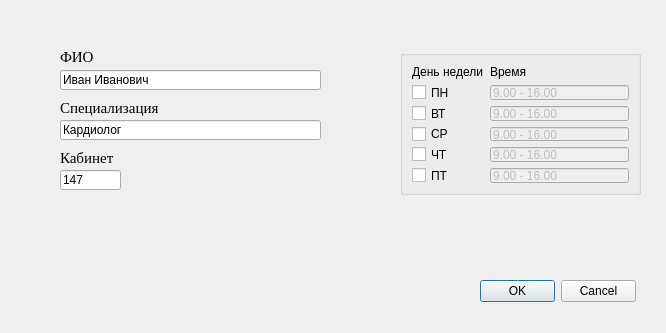
<?xml version="1.0" encoding="UTF-8"?>
<ui version="4.0">
 <class>Dialog</class>
 <widget class="QDialog" name="Dialog">
  <property name="geometry">
   <rect>
    <x>0</x>
    <y>0</y>
    <width>666</width>
    <height>333</height>
   </rect>
  </property>
  <property name="windowTitle">
   <string>Dialog</string>
  </property>
  <widget class="QGroupBox" name="groupBox">
   <property name="enabled">
    <bool>true</bool>
   </property>
   <property name="geometry">
    <rect>
     <x>400</x>
     <y>50</y>
     <width>241</width>
     <height>145</height>
    </rect>
   </property>
   <layout class="QGridLayout" name="gridLayout">
    <item row="3" column="1">
     <widget class="QLineEdit" name="timeEdit_2">
      <property name="enabled">
       <bool>false</bool>
      </property>
      <property name="text">
       <string>9.00 - 16.00</string>
      </property>
     </widget>
    </item>
    <item row="1" column="0">
     <widget class="QLabel" name="label_4">
      <property name="text">
       <string>День недели</string>
      </property>
     </widget>
    </item>
    <item row="6" column="0">
     <widget class="QCheckBox" name="checkBox_4">
      <property name="text">
       <string>ЧТ</string>
      </property>
      <property name="checked">
       <bool>false</bool>
      </property>
     </widget>
    </item>
    <item row="2" column="1">
     <widget class="QLineEdit" name="timeEdit_1">
      <property name="enabled">
       <bool>false</bool>
      </property>
      <property name="text">
       <string>9.00 - 16.00</string>
      </property>
     </widget>
    </item>
    <item row="7" column="0">
     <widget class="QCheckBox" name="checkBox_5">
      <property name="text">
       <string>ПТ</string>
      </property>
      <property name="checked">
       <bool>false</bool>
      </property>
     </widget>
    </item>
    <item row="6" column="1">
     <widget class="QLineEdit" name="timeEdit_4">
      <property name="enabled">
       <bool>false</bool>
      </property>
      <property name="text">
       <string>9.00 - 16.00</string>
      </property>
     </widget>
    </item>
    <item row="3" column="0">
     <widget class="QCheckBox" name="checkBox_2">
      <property name="text">
       <string>ВТ</string>
      </property>
      <property name="checked">
       <bool>false</bool>
      </property>
     </widget>
    </item>
    <item row="2" column="0">
     <widget class="QCheckBox" name="checkBox_1">
      <property name="text">
       <string>ПН</string>
      </property>
      <property name="checked">
       <bool>false</bool>
      </property>
     </widget>
    </item>
    <item row="1" column="1">
     <widget class="QLabel" name="label_5">
      <property name="text">
       <string>Время</string>
      </property>
     </widget>
    </item>
    <item row="7" column="1">
     <widget class="QLineEdit" name="timeEdit_5">
      <property name="enabled">
       <bool>false</bool>
      </property>
      <property name="text">
       <string>9.00 - 16.00</string>
      </property>
     </widget>
    </item>
    <item row="4" column="0">
     <widget class="QCheckBox" name="checkBox_3">
      <property name="text">
       <string>СР</string>
      </property>
      <property name="checked">
       <bool>false</bool>
      </property>
     </widget>
    </item>
    <item row="4" column="1">
     <widget class="QLineEdit" name="timeEdit_3">
      <property name="enabled">
       <bool>false</bool>
      </property>
      <property name="text">
       <string>9.00 - 16.00</string>
      </property>
     </widget>
    </item>
   </layout>
  </widget>
  <widget class="QLabel" name="label_3">
   <property name="geometry">
    <rect>
     <x>60</x>
     <y>150</y>
     <width>101</width>
     <height>16</height>
    </rect>
   </property>
   <property name="font">
    <font>
     <family>Times New Roman</family>
     <pointsize>11</pointsize>
    </font>
   </property>
   <property name="text">
    <string>Кабинет</string>
   </property>
  </widget>
  <widget class="QLabel" name="label_2">
   <property name="geometry">
    <rect>
     <x>60</x>
     <y>100</y>
     <width>101</width>
     <height>16</height>
    </rect>
   </property>
   <property name="font">
    <font>
     <family>Times New Roman</family>
     <pointsize>11</pointsize>
    </font>
   </property>
   <property name="text">
    <string>Специализация</string>
   </property>
  </widget>
  <widget class="QLineEdit" name="NameEdit">
   <property name="geometry">
    <rect>
     <x>60</x>
     <y>70</y>
     <width>261</width>
     <height>20</height>
    </rect>
   </property>
   <property name="text">
    <string>Иван Иванович</string>
   </property>
  </widget>
  <widget class="QDialogButtonBox" name="buttonBox">
   <property name="geometry">
    <rect>
     <x>480</x>
     <y>280</y>
     <width>156</width>
     <height>23</height>
    </rect>
   </property>
   <property name="standardButtons">
    <set>QDialogButtonBox::Cancel|QDialogButtonBox::Ok</set>
   </property>
   <property name="centerButtons">
    <bool>false</bool>
   </property>
  </widget>
  <widget class="QLineEdit" name="CabEdit">
   <property name="geometry">
    <rect>
     <x>60</x>
     <y>170</y>
     <width>61</width>
     <height>20</height>
    </rect>
   </property>
   <property name="text">
    <string>147</string>
   </property>
  </widget>
  <widget class="QLineEdit" name="SpecEdit">
   <property name="geometry">
    <rect>
     <x>60</x>
     <y>120</y>
     <width>261</width>
     <height>20</height>
    </rect>
   </property>
   <property name="text">
    <string>Кардиолог</string>
   </property>
  </widget>
  <widget class="QLabel" name="label">
   <property name="geometry">
    <rect>
     <x>60</x>
     <y>50</y>
     <width>47</width>
     <height>13</height>
    </rect>
   </property>
   <property name="font">
    <font>
     <family>Times New Roman</family>
     <pointsize>11</pointsize>
    </font>
   </property>
   <property name="text">
    <string>ФИО</string>
   </property>
  </widget>
 </widget>
 <resources/>
 <connections>
  <connection>
   <sender>checkBox_1</sender>
   <signal>toggled(bool)</signal>
   <receiver>timeEdit_1</receiver>
   <slot>setEnabled(bool)</slot>
   <hints>
    <hint type="sourcelabel">
     <x>459</x>
     <y>88</y>
    </hint>
    <hint type="destinationlabel">
     <x>488</x>
     <y>88</y>
    </hint>
   </hints>
  </connection>
  <connection>
   <sender>checkBox_2</sender>
   <signal>toggled(bool)</signal>
   <receiver>timeEdit_2</receiver>
   <slot>setEnabled(bool)</slot>
   <hints>
    <hint type="sourcelabel">
     <x>442</x>
     <y>109</y>
    </hint>
    <hint type="destinationlabel">
     <x>556</x>
     <y>109</y>
    </hint>
   </hints>
  </connection>
  <connection>
   <sender>checkBox_3</sender>
   <signal>toggled(bool)</signal>
   <receiver>timeEdit_3</receiver>
   <slot>setEnabled(bool)</slot>
   <hints>
    <hint type="sourcelabel">
     <x>442</x>
     <y>131</y>
    </hint>
    <hint type="destinationlabel">
     <x>556</x>
     <y>131</y>
    </hint>
   </hints>
  </connection>
  <connection>
   <sender>checkBox_4</sender>
   <signal>toggled(bool)</signal>
   <receiver>timeEdit_4</receiver>
   <slot>setEnabled(bool)</slot>
   <hints>
    <hint type="sourcelabel">
     <x>442</x>
     <y>153</y>
    </hint>
    <hint type="destinationlabel">
     <x>556</x>
     <y>153</y>
    </hint>
   </hints>
  </connection>
  <connection>
   <sender>checkBox_5</sender>
   <signal>toggled(bool)</signal>
   <receiver>timeEdit_5</receiver>
   <slot>setEnabled(bool)</slot>
   <hints>
    <hint type="sourcelabel">
     <x>442</x>
     <y>176</y>
    </hint>
    <hint type="destinationlabel">
     <x>556</x>
     <y>176</y>
    </hint>
   </hints>
  </connection>
 </connections>
</ui>
